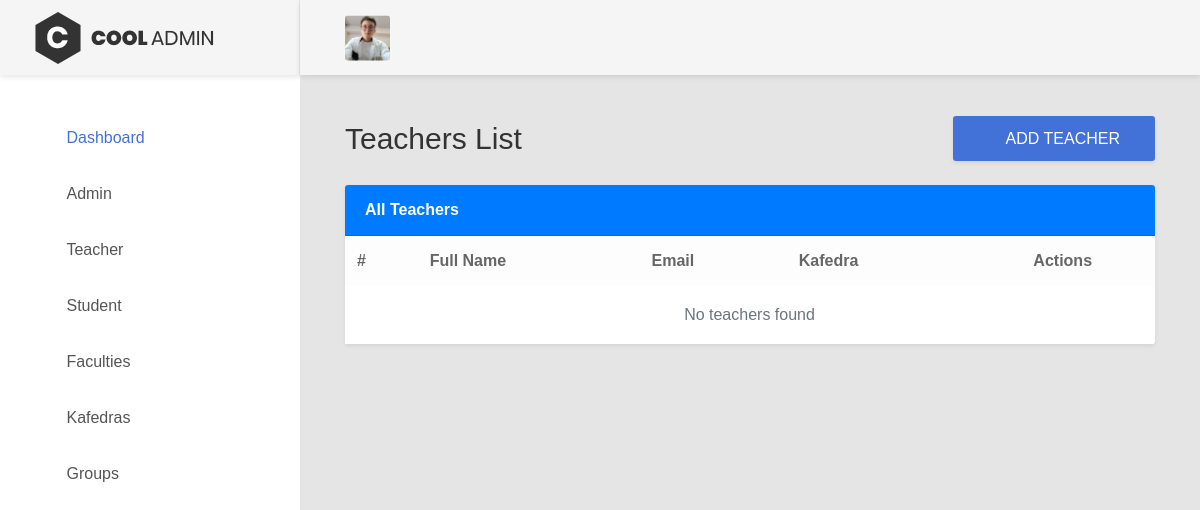
The page /dashboard/teacher/list/ on the database as committed earlier.
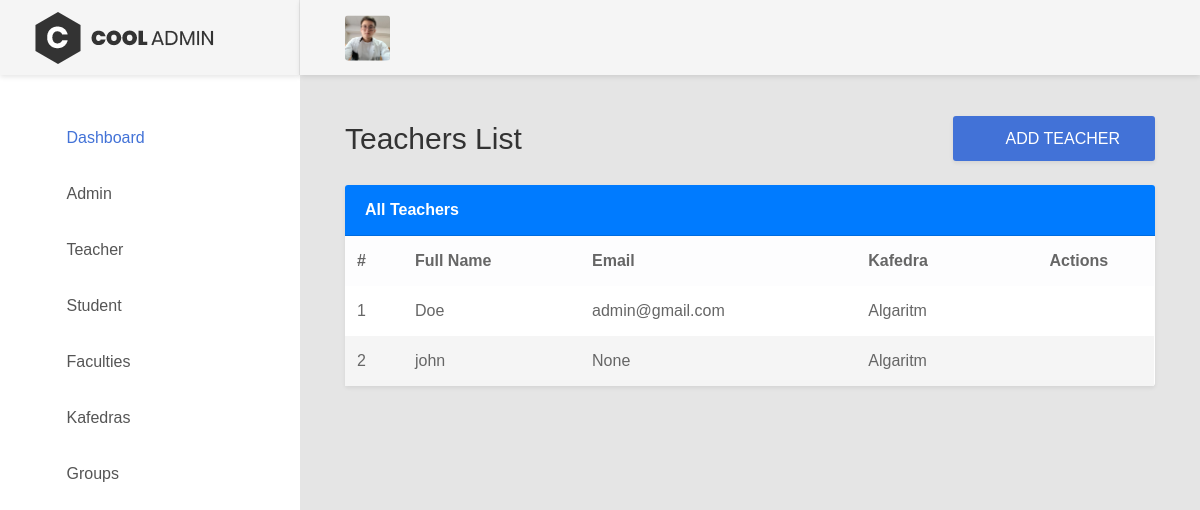
The same page on the database as committed later.
### unver/models.py (models this page shows, shortened)
class Teachers(models.Model):
    user = models.OneToOneField('Users', on_delete=models.CASCADE)
    kafedra = models.ForeignKey(Kafedra, on_delete=models.CASCADE)
    class Meta:
        managed = True
        db_table = 'Teachers'

class Users(AbstractBaseUser, PermissionsMixin):
    username = models.CharField(max_length=150, unique=True)
    full_name = models.CharField(max_length=255)
    email = models.EmailField(null=True, blank=True)
    role = models.ForeignKey('Roles', on_delete=models.SET_NULL, null=True, blank=True)
    is_active = models.BooleanField(default=True)
    is_staff = models.BooleanField(default=False)
    date_joined = models.DateTimeField(auto_now_add=True)
    USERNAME_FIELD = 'username'
    REQUIRED_FIELDS = ['full_name']
    objects = CustomUserManager()
    class Meta:
        db_table = 'Users'
        managed = True

class Kafedra(models.Model):
    name = models.TextField()
    faculty = models.ForeignKey(Faculty, on_delete=models.CASCADE)
    class Meta:
        managed = True
        db_table = 'Kafedra'

### unver/views/admin_views.py (the view)
# urls.py: path('teacher/list/', admin_list_teacher, name='teacher_list'),
def admin_list_teacher(request):
    teachers = Teachers.objects.select_related('user', 'kafedra')
    return render(request, 'admin/teacher/list.html', {'teachers': teachers})

### templates/admin/teacher/list.html
{% extends 'admin/base.html' %}
{% load static %}
{% block content %}
<div class="page-container">
    {% include 'admin/userbar.html' %}
    <div class="main-content">
        <div class="section__content section__content--p30">
            <div class="container-fluid">
                <div class="overview-wrap mb-4">
                    <h2 class="title-1">Teachers List</h2>
                    <a class="au-btn au-btn-icon au-btn--blue shadow-sm" href="{% url 'teacher_create' %}">
                        <i class="zmdi zmdi-plus"></i>Add Teacher
                    </a>
                </div>
                <div class="card shadow-sm border-0">
                    <div class="card-header bg-primary text-white">
                        <strong>All Teachers</strong>
                    </div>
                    <div class="card-body p-0">
                        <div class="table-responsive">
                            <table class="table table-borderless table-striped table-hover mb-0">
                                <thead class="table-light">
                                    <tr>
                                        <th>#</th>
                                        <th>Full Name</th>
                                        <th>Email</th>
                                        <th>Kafedra</th>
                                        <th class="text-center">Actions</th>
                                    </tr>
                                </thead>
                                <tbody>
                                    {% for t in teachers %}
                                        <tr>
                                            <td>{{ forloop.counter }}</td>
                                            <td>{{ t.user.full_name }}</td>
                                            <td>{{ t.user.email }}</td>
                                            <td>{{ t.kafedra.name }}</td>
                                            <td class="text-center">
                                                <a class="item mx-2 text-warning" href="{% url 'teacher_edit' pk=t.id %}" title="Edit">
                                                    <i class="zmdi zmdi-edit"></i>
                                                </a>
                                                <a class="item mx-2 text-danger" href="{% url 'teacher_delete' pk=t.id %}" title="Delete">
                                                    <i class="zmdi zmdi-delete"></i>
                                                </a>
                                            </td>
                                        </tr>
                                    {% empty %}
                                        <tr><td colspan="5" class="text-center text-muted py-3">No teachers found</td></tr>
                                    {% endfor %}
                                </tbody>
                            </table>
                        </div>
                    </div>
                </div>
            </div>
        </div>
    </div>
</div>
{% endblock %}

### templates/admin/base.html (shortened to what this page needs)
<!DOCTYPE html>
{% load static %}
<html lang="en">
    <head>
        <link href="{% static 'vendor/font-awesome-4.7/css/font-awesome.min.css' %}" rel="stylesheet" media="all">
        <link href="{% static 'vendor/font-awesome-5/css/fontawesome-all.min.css' %}" rel="stylesheet" media="all">
        <link href="{% static 'vendor/mdi-font/css/material-design-iconic-font.min.css' %}" rel="stylesheet" media="all">
        <link href="{% static 'vendor/bootstrap-4.1/bootstrap.min.css' %}" rel="stylesheet" media="all">
        <link href="{% static 'vendor/animsition/animsition.min.css' %}" rel="stylesheet" media="all">
        <link href="{% static 'vendor/bootstrap-progressbar/bootstrap-progressbar-3.3.4.min.css' %}" rel="stylesheet" media="all">
        <link href="{% static 'vendor/wow/animate.css' %}" rel="stylesheet" media="all">
        <link href="{% static 'vendor/css-hamburgers/hamburgers.min.css' %}" rel="stylesheet" media="all">
        <link href="{% static 'vendor/slick/slick.css' %}" rel="stylesheet" media="all">
        <link href="{% static 'vendor/select2/select2.min.css' %}" rel="stylesheet" media="all">
        <link href="{% static 'vendor/perfect-scrollbar/perfect-scrollbar.css' %}" rel="stylesheet" media="all">
        <link href="{% static 'css/theme.css' %}" rel="stylesheet" media="all">
    </head>
    <body class="animsition">
        <div class="page-wrapper">
            {% include 'admin/sidebar.html' %}
            {% block content %}{% endblock %}
        </div>
    </body>
</html>

### templates/admin/sidebar.html
{% load static %}
<aside class="menu-sidebar d-none d-lg-block">
    <div class="logo">
        <a href="#">
            <img src="{% static 'images/icon/logo.png' %}" alt="Cool Admin" />
        </a>
    </div>
    <div class="menu-sidebar__content js-scrollbar1">
        <nav class="navbar-sidebar">
            <ul class="list-unstyled navbar__list">
                <li class="active">
                    <a href="{% url 'admin_dashboard' %}"><i class="fas fa-tachometer-alt"></i>Dashboard</a>
                </li>
                <li>
                    <a href="{% url 'admin_list' %}"><i class="fas fa-chart-bar"></i>Admin</a>
                </li>
                <li>
                    <a href="{% url 'teacher_list' %}"><i class="fas fa-chart-bar"></i>Teacher</a>
                </li>
                <li>
                    <a href="{% url 'student_list' %}"><i class="fas fa-chart-bar"></i>Student</a>
                </li>
                <li>
                    <a href="{% url 'faculty_list' %}"><i class="fas fa-chart-bar"></i>Faculties</a>
                </li>
                <li>
                    <a href="{% url 'kafedra_list' %}"><i class="fas fa-chart-bar"></i>Kafedras</a>
                </li>
                <li>
                    <a href="{% url 'group_list' %}"><i class="fas fa-chart-bar"></i>Groups</a>
                </li>
            </ul>
        </nav>
    </div>
</aside>

### templates/admin/userbar.html (shortened to what this page needs)
    {% load static%}
    <header class="header-desktop">
        <div class="section__content section__content--p30">
            <div class="container-fluid">
                <div class="header-wrap">
                    <div class="header-button">
                        <div class="account-wrap">
                            <div class="account-item clearfix js-item-menu">
                                <div class="image">
                                    <img src="{% static 'images/img.png' %}" alt="Diyorbek Yo'ldoshev" />
                                </div>
                                <div class="content">
                                    <a class="js-acc-btn" href="#">{{user.username}}</a>
                                </div>
                            </div>
                        </div>
                    </div>
                </div>
            </div>
        </div>
    </header>

Rows that differ between the two databases and show on the page:
added Teachers: user.full_name "Doe", user.email "admin@gmail.com", kafedra.name "Algaritm"
added Teachers: user.full_name "john", user.email "None", kafedra.name "Algaritm"
Other text that changed with them:
text no longer shown: "No teachers found"
